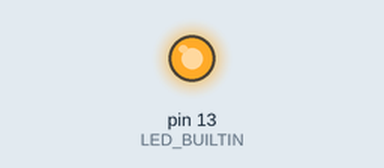
This sketch was run on a simulated Arduino Uno, built with avr-gcc and run on an emulated ATmega328P. On the bench: output pins drawn as LEDs (lit = HIGH).

Above: at 0.2 s.
At 23.2 s:
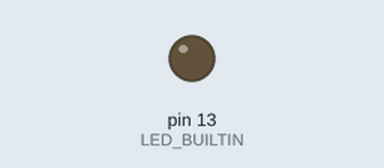
Timing chart, 0 to 24.7 s (numbered marks = the images above):
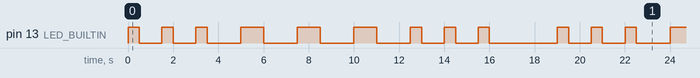

Measured:
- by itself, pin 13 (LED_BUILTIN): repeats every 19.0 s: 2 × (LOW 1.0 s, HIGH 0.50 s), 3 × (LOW 1.5 s, HIGH 1.0 s), LOW 1.5 s, 2 × (HIGH 0.50 s, LOW 1.0 s), HIGH 0.50 s, LOW 3.0 s, HIGH 0.50 s
- by itself, everything shown: repeats every 19.0 s, in 18 steps

The sketch:

SOS.ino
```cpp
void setup() {
  pinMode(LED_BUILTIN, OUTPUT);
}

void S() { // function to call S for SOS
  digitalWrite(LED_BUILTIN, HIGH); // turn LED on
  delay(500); // wait for half a second
  digitalWrite(LED_BUILTIN, LOW); // turn LED off
  delay(1000); // wait for a second
  digitalWrite(LED_BUILTIN, HIGH); // turn LED on
  delay(500); // wait for half a second
  digitalWrite(LED_BUILTIN, LOW); // turn LED off
  delay(1000); // wait for a second
  digitalWrite(LED_BUILTIN, HIGH); // turn LED on
  delay(500); // wait for half a second
  digitalWrite(LED_BUILTIN, LOW); // turn LED off
}

void O() { //function to call O for SOS
 digitalWrite(LED_BUILTIN, HIGH); // turn the LED on
 delay(1000); // wait 1 of a second
 digitalWrite(LED_BUILTIN, LOW); //turn LED off
 delay(1500); //wait 1.5 seconds
 digitalWrite(LED_BUILTIN, HIGH); // turn the LED on
 delay(1000); //wait 1 of a second
 digitalWrite(LED_BUILTIN, LOW); // turn LED off
 delay(1500); //wait 1.5 seconds
 digitalWrite(LED_BUILTIN, HIGH); // turn LED on
 delay(1000); //wait 1 second
 digitalWrite(LED_BUILTIN, LOW); //turn LED off
}


void loop() {
  //S for SOS
  S();
  delay(1500);

 //O for SOS
 O();
 delay(1500); //wait one second

 //S for SOS
 S();
 delay(3000); //long wait to show reset
}
```
